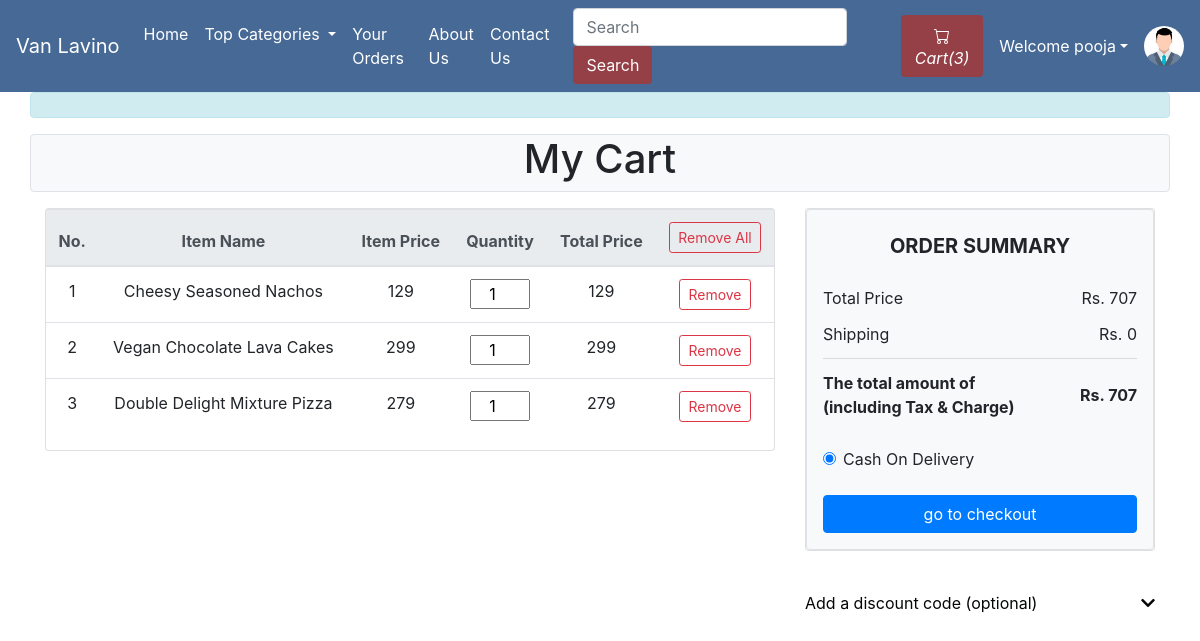
/viewCart.php (signed in), run on the app's committed database.
### tables this page shows
CREATE TABLE `viewcart` (
  `cartItemId` int(11) NOT NULL,
  `pizzaId` int(11) NOT NULL,
  `itemQuantity` int(100) NOT NULL,
  `userId` int(11) NOT NULL,
  `addedDate` datetime NOT NULL DEFAULT current_timestamp()
);

CREATE TABLE `pizza` (
  `pizzaId` int(12) NOT NULL,
  `pizzaName` varchar(255) NOT NULL,
  `pizzaPrice` int(12) NOT NULL,
  `pizzaDesc` text NOT NULL,
  `pizzaCategorieId` int(12) NOT NULL,
  `pizzaPubDate` datetime NOT NULL DEFAULT current_timestamp()
);

### viewCart.php (the view, shortened to what this page needs)
<!doctype html>
<html lang="en">
<head>
    <link rel="stylesheet" href="https://stackpath.bootstrapcdn.com/bootstrap/4.4.1/css/bootstrap.min.css">
    <link rel="stylesheet" href="https://use.fontawesome.com/releases/v5.8.2/css/all.css">
</head>
<body>
    <?php include 'partials/_dbconnect.php';?>
    <?php require 'partials/_nav.php' ?>
    <?php
    if($loggedin){
    ?>
    <div class="container" id="cont">
        <div class="row">
            <div class="alert alert-info mb-0" style="width: -webkit-fill-available;">
            </div>
            <div class="col-lg-12 text-center border rounded bg-light my-3">
                <h1>My Cart</h1>
            </div>
            <div class="col-lg-8">
                <div class="card wish-list mb-3">
                    <table class="table text-center">
                        <thead class="thead-light">
                            <tr>
                                <th scope="col">No.</th>
                                <th scope="col">Item Name</th>
                                <th scope="col">Item Price</th>
                                <th scope="col">Quantity</th>
                                <th scope="col">Total Price</th>
                                <th scope="col">
                                    <form action="partials/_manageCart.php" method="POST">
                                        <button name="removeAllItem" class="btn btn-sm btn-outline-danger">Remove All</button>
                                        <input type="hidden" name="userId" value="<?php $userId = $_SESSION['userId']; echo $userId ?>">
                                    </form>
                                </th>
                            </tr>
                        </thead>
                        <tbody>
                            <?php
                                $sql = "SELECT * FROM `viewcart` WHERE `userId`= $userId";
                                $result = mysqli_query($conn, $sql);
                                $counter = 0;
                                $totalPrice = 0;
                                while($row = mysqli_fetch_assoc($result)){
                                    $pizzaId = $row['pizzaId'];
                                    $Quantity = $row['itemQuantity'];
                                    $mysql = "SELECT * FROM `pizza` WHERE pizzaId = $pizzaId";
                                    $myresult = mysqli_query($conn, $mysql);
                                    $myrow = mysqli_fetch_assoc($myresult);
                                    $pizzaName = $myrow['pizzaName'];
                                    $pizzaPrice = $myrow['pizzaPrice'];
                                    $total = $pizzaPrice * $Quantity;
                                    $counter++;
                                    $totalPrice = $totalPrice + $total;
                                    echo '<tr>
                                            <td>' . $counter . '</td>
                                            <td>' . $pizzaName . '</td>
                                            <td>' . $pizzaPrice . '</td>
                                            <td>
                                                <form id="frm' . $pizzaId . '">
                                                    <input type="hidden" name="pizzaId" value="' . $pizzaId . '">
                                                    <input type="number" name="quantity" value="' . $Quantity . '" class="text-center" onchange="updateCart(' . $pizzaId . ')" onkeyup="return false" style="width:60px" min=1 oninput="check(this)" onClick="this.select();">
                                                </form>
                                            </td>
                                            <td>' . $total . '</td>
                                            <td>
                                                <form action="partials/_manageCart.php" method="POST">
                                                    <button name="removeItem" class="btn btn-sm btn-outline-danger">Remove</button>
                                                    <input type="hidden" name="itemId" value="'.$pizzaId. '">
                                                </form>
                                            </td>
                                        </tr>';
                                }
                                    ?>
                        </tbody>
                    </table>
                </div>
            </div>
            <div class="col-lg-4">
                <div class="card wish-list mb-3">
                    <div class="pt-4 border bg-light rounded p-3">
                        <h5 class="mb-3 text-uppercase font-weight-bold text-center">Order summary</h5>
                        <ul class="list-group list-group-flush">
                            <li class="list-group-item d-flex justify-content-between align-items-center border-0 px-0 pb-0 bg-light">Total Price<span>Rs. <?php echo $totalPrice ?></span></li>
                            <li class="list-group-item d-flex justify-content-between align-items-center px-0 bg-light">Shipping<span>Rs. 0</span></li>
                            <li class="list-group-item d-flex justify-content-between align-items-center border-0 px-0 mb-3 bg-light">
                                <div>
                                    <strong>The total amount of</strong>
                                    <strong><p class="mb-0">(including Tax & Charge)</p></strong>
                                </div>
                                <span><strong>Rs. <?php echo $totalPrice ?></strong></span>
                            </li>
                        </ul>
                        <div class="form-check">
                            <input class="form-check-input" type="radio" name="flexRadioDefault" id="flexRadioDefault1" checked>
                            <label class="form-check-label" for="flexRadioDefault1">
                                Cash On Delivery
                            </label>
                        </div>
                        <br>
                        <button type="button" class="btn btn-primary btn-block" data-toggle="modal" data-target="#checkoutModal">go to checkout</button>
                    </div>
                </div>
                <div class="mb-3">
                    <div class="pt-4">
                        <a class="dark-grey-text d-flex justify-content-between" style="text-decoration: none; color: #050607;" data-toggle="collapse" href="#collapseExample"
                            aria-expanded="false" aria-controls="collapseExample">
                            Add a discount code (optional)
                            <span><i class="fas fa-chevron-down pt-1"></i></span>
                        </a>
                    </div>
                </div>
            </div>
        </div>
    </div>
    <?php
    }
    else {
        echo '<div class="container" style="min-height : 610px;">
        <div class="alert alert-info my-3">
            <font style="font-size:22px"><center>Before checkout you need to <strong><a class="alert-link" data-toggle="modal" data-target="#loginModal">Login</a></strong></center></font>
        </div></div>';
    }
    ?>
</body>
</html>

### viewCart.php (style rules this page uses)
#cont { min-height : 626px; }

### data on the page
viewcart: pizzaId.pizzaName "Cheesy Seasoned Nachos", pizzaId.pizzaPrice "129", quantity "1"
viewcart: pizzaId.pizzaName "Vegan Chocolate Lava Cakes", pizzaId.pizzaPrice "299", quantity "1"
viewcart: pizzaId.pizzaName "Double Delight Mixture Pizza", pizzaId.pizzaPrice "279", quantity "1"

### other printed values
$count "3"
$username "pooja"
$totalPrice "707"
